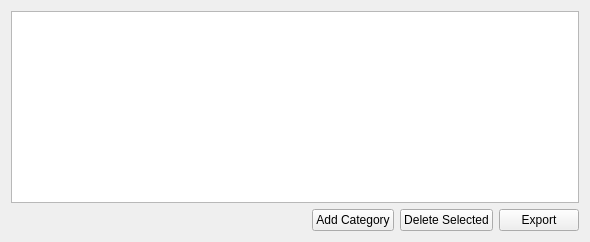
     <widget class="QWidget" name="pageCategories">
      <layout class="QVBoxLayout">
       <item>
        <widget class="QTableView" name="tableCategories">
         <property name="editTriggers">
          <set>QAbstractItemView::NoEditTriggers</set>
         </property>
         <property name="alternatingRowColors">
          <bool>true</bool>
         </property>
         <property name="sortingEnabled">
          <bool>true</bool>
         </property>
        </widget>
       </item>
       <item>
        <layout class="QHBoxLayout">
         <item>
          <spacer>
           <property name="orientation">
            <enum>Qt::Horizontal</enum>
           </property>
           <property name="sizeHint" stdset="0">
            <size>
             <width>301</width>
             <height>20</height>
            </size>
           </property>
          </spacer>
         </item>
         <item>
          <widget class="QPushButton" name="btnAddCategory">
           <property name="text">
            <string>Add Category</string>
           </property>
          </widget>
         </item>
         <item>
          <widget class="QPushButton" name="btnDeleteCategory">
           <property name="text">
            <string>Delete Selected</string>
           </property>
          </widget>
         </item>
         <item>
          <widget class="QPushButton" name="btnExportCategories">
           <property name="text">
            <string>Export</string>
           </property>
          </widget>
         </item>
        </layout>
       </item>
      </layout>
     </widget>
